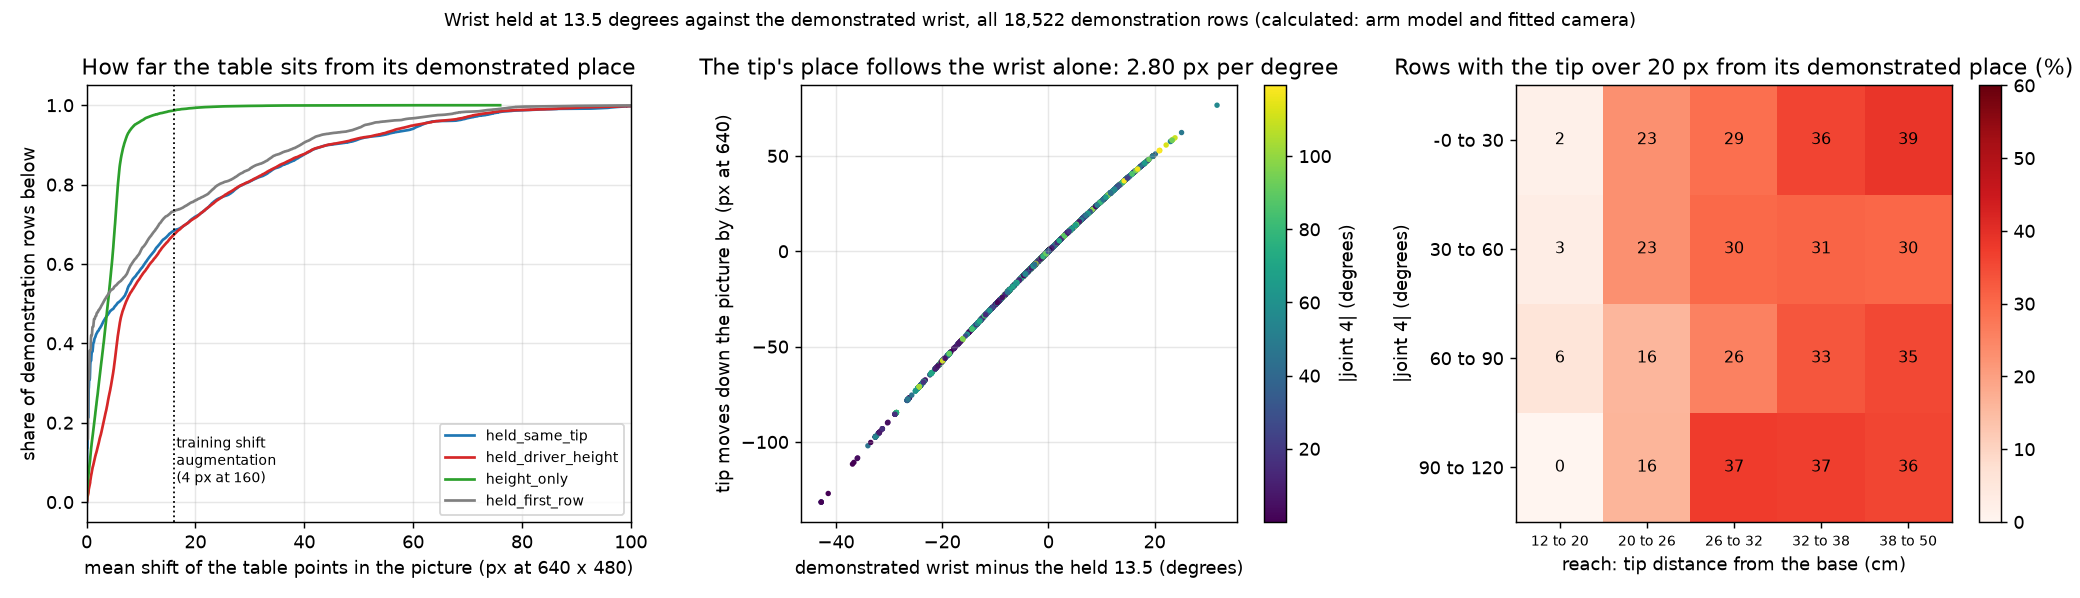

Write the Python code that produced this figure.
"""
How far does the held wrist move the camera's view away from the demonstrated view? (key: wrist_and_camera, part 1)

For every demonstration row the driver's joints are worked out for the SAME tip point and the SAME forearm twist
(joint 4), with the wrist (joint 5) held at 13.5 degrees and the hand (joint 6) at -6.1 degrees, as model_mode.py does.
The forearm camera's pose (fixed in the arm model's joint_4 frame) is compared with the demonstrated one, and the
change is turned into pixels with the fitted camera model: where the magnet tip, a point 2 cm ahead of it on the table
and a grid of table points seen in the demonstrated picture land in the held-wrist picture.

Four variants:
    held_same_tip      wrist 13.5, hand -6.1, the demonstrated tip point (the wrist's effect alone)
    held_driver_height wrist 13.5, hand -6.1, the tip 5 mm above the fitted table as the driver puts it
    height_only        the demonstrated wrist, the tip 5 mm above the fitted table (the height's effect alone)
    held_first_row     the wrist of the episode's first row (the earlier audit's variant, the source of "23.3 %")

Everything is calculated from the logged joints with the arm model and the camera model; nothing is measured on the
robot here. Run from this folder:
    D:/AI_Project/.venv/Scripts/python.exe held_wrist_views.py
"""

import math
from typing import Dict, Optional

import matplotlib
matplotlib.use("Agg")
import numpy
import pandas

from matplotlib import pyplot

import wrist_geometry
from config import RECORDING_PARAMETERS
from record_episodes import forearm_camera_heading_rad


VIEW_PARAMETERS = {
    # a grid of pixels of the demonstrated 640 x 480 picture whose table points are followed into the other view
    "grid_u_px": [64.0, 192.0, 320.0, 448.0, 576.0],
    "grid_v_px": [60.0, 180.0, 300.0, 420.0],
    "picture_centre_px": [320.0, 240.0],
    # a point this far ahead of the tip on the table, towards the picture's top: about where the puck's foot is
    "ahead_of_tip_m": 0.02,
    "model_picture_width_px": 160.0,
    "camera_picture_width_px": 640.0,
    "twist_bins_deg": [0.0, 30.0, 60.0, 90.0, 120.0],
    "reach_bins_m": [0.12, 0.20, 0.26, 0.32, 0.38, 0.50],
    "wrist_offset_bins_deg": [-45.0, -20.0, -10.0, -5.0, -2.0, 2.0, 5.0, 10.0, 20.0, 35.0],
    "thresholds_640_px": [8.0, 16.0, 20.0, 40.0],
    "figure_dpi": 130
}



def headings_deg(joint_sets: numpy.ndarray) -> numpy.ndarray:
    """The table direction of the picture's top for many joint sets, in degrees (the recording tool's own function)."""

    return numpy.degrees(numpy.array([forearm_camera_heading_rad(list(joints)) for joints in joint_sets]))



def view_change(
        joints_demonstrated: numpy.ndarray,
        joints_other: numpy.ndarray,
        is_solved: numpy.ndarray,
        parameters: Optional[Dict] = None
) -> pandas.DataFrame:
    """
    The camera's move and the picture's shift between the demonstrated joints and another set of joints, row by row.

    Parameters
    ----------
    joints_demonstrated : numpy.ndarray
        The logged joints of every demonstration row, shape (N, 6).
    joints_other : numpy.ndarray
        The joints of the variant, shape (N, 6).
    is_solved : numpy.ndarray
        Whether the variant has a solution for the row; the other rows get NaN.
    parameters : dict, optional
        Overrides of VIEW_PARAMETERS.

    Returns
    -------
    pandas.DataFrame
        Per row: "camera_move_mm", "camera_turn_deg" (the angle between the two viewing directions), "heading_change_deg"
        (the picture's top on the table), "lean_other_deg", the shift in 640-px pixels of the tip ("tip_du_px",
        "tip_dv_px", "tip_shift_px"), of the point ahead of the tip ("ahead_shift_px"), of the table point at the
        picture's centre ("centre_shift_px"), and the mean and the largest shift over the grid ("grid_mean_shift_px",
        "grid_most_shift_px", "grid_mean_du_px", "grid_mean_dv_px").
    """

    settings = dict(VIEW_PARAMETERS)
    settings.update(parameters or {})
    count = len(joints_demonstrated)
    normal = wrist_geometry.table_plane_normal()

    centres_demonstrated, axes_demonstrated = wrist_geometry.camera_poses(joints_demonstrated)
    centres_other, axes_other = wrist_geometry.camera_poses(joints_other)
    tips_demonstrated, _ = wrist_geometry.tips_and_leans(joints_demonstrated)
    tips_other, leans_other = wrist_geometry.tips_and_leans(joints_other)
    cosines = numpy.clip(numpy.einsum("ni,ni->n", axes_demonstrated[:, :, 2], axes_other[:, :, 2]), -1.0, 1.0)

    result = pandas.DataFrame({
        "camera_move_mm": 1000.0 * numpy.linalg.norm(centres_other - centres_demonstrated, axis = 1),
        "camera_rise_mm": 1000.0 * (centres_other[:, 2] - centres_demonstrated[:, 2]),
        "camera_turn_deg": numpy.degrees(numpy.arccos(cosines)),
        "lean_other_deg": leans_other
    })
    heading_demonstrated = headings_deg(joints_demonstrated)
    heading_other = headings_deg(joints_other)
    result["heading_change_deg"] = (heading_other - heading_demonstrated + 180.0) % 360.0 - 180.0

    # the tip is on the hand, so each view shows its own tip; the table points are the same points in both views
    tip_pixels_demonstrated = wrist_geometry.project_many(tips_demonstrated, joints_demonstrated)
    tip_pixels_other = wrist_geometry.project_many(tips_other, joints_other)
    result["tip_u_demonstrated_px"] = tip_pixels_demonstrated[:, 0]
    result["tip_v_demonstrated_px"] = tip_pixels_demonstrated[:, 1]
    result["tip_du_px"] = tip_pixels_other[:, 0] - tip_pixels_demonstrated[:, 0]
    result["tip_dv_px"] = tip_pixels_other[:, 1] - tip_pixels_demonstrated[:, 1]
    result["tip_shift_px"] = numpy.hypot(result["tip_du_px"], result["tip_dv_px"])

    # table points under the demonstrated tip: the plane through the point below the tip, parallel to the fitted table
    table_points = tips_demonstrated.copy()
    table_points[:, 2] = wrist_geometry.table_heights(tips_demonstrated[:, :2])
    heading_rad = numpy.radians(heading_demonstrated)
    ahead = table_points.copy()
    ahead[:, 0] += settings["ahead_of_tip_m"] * numpy.cos(heading_rad)
    ahead[:, 1] += settings["ahead_of_tip_m"] * numpy.sin(heading_rad)
    ahead[:, 2] = wrist_geometry.table_heights(ahead[:, :2])
    ahead_shift = wrist_geometry.project_many(ahead, joints_other) - wrist_geometry.project_many(ahead, joints_demonstrated)
    result["ahead_du_px"] = ahead_shift[:, 0]
    result["ahead_dv_px"] = ahead_shift[:, 1]
    result["ahead_shift_px"] = numpy.hypot(ahead_shift[:, 0], ahead_shift[:, 1])

    centre_pixels = numpy.tile(numpy.array(settings["picture_centre_px"]), (count, 1))
    centre_points = wrist_geometry.pixels_to_table(centre_pixels, joints_demonstrated, table_points, normal)
    centre_shift = wrist_geometry.project_many(centre_points, joints_other) - centre_pixels
    result["centre_shift_px"] = numpy.hypot(centre_shift[:, 0], centre_shift[:, 1])

    grid_shifts = []
    for grid_u in settings["grid_u_px"]:
        for grid_v in settings["grid_v_px"]:
            pixels = numpy.tile(numpy.array([grid_u, grid_v]), (count, 1))
            points = wrist_geometry.pixels_to_table(pixels, joints_demonstrated, table_points, normal)
            grid_shifts.append(wrist_geometry.project_many(points, joints_other) - pixels)
    grid_shifts = numpy.array(grid_shifts)
    grid_lengths = numpy.hypot(grid_shifts[:, :, 0], grid_shifts[:, :, 1])
    with numpy.errstate(invalid = "ignore", all = "ignore"):
        result["grid_mean_shift_px"] = numpy.nanmean(grid_lengths, axis = 0)
        result["grid_most_shift_px"] = numpy.nanmax(grid_lengths, axis = 0)
        result["grid_mean_du_px"] = numpy.nanmean(grid_shifts[:, :, 0], axis = 0)
        result["grid_mean_dv_px"] = numpy.nanmean(grid_shifts[:, :, 1], axis = 0)

    result.loc[~is_solved, :] = numpy.nan
    return result



def shift_summary(
        values: pandas.Series,
        parameters: Optional[Dict] = None
) -> Dict[str, float]:
    """The median, 90th and 95th percentile, the largest value and the shares above the thresholds, for one shift column."""

    settings = dict(VIEW_PARAMETERS)
    settings.update(parameters or {})
    values = values.dropna()
    summary = {"rows": len(values), "median": values.median(), "p90": values.quantile(0.9), "p95": values.quantile(0.95), "most": values.max()}
    for threshold in settings["thresholds_640_px"]:
        summary[f"over_{threshold:.0f}px"] = float((values > threshold).mean())
    return summary



def main(parameters: Optional[Dict] = None) -> None:
    """Compute the four variants for every demonstration row, print the tables and save the figures and the row table."""

    settings = dict(VIEW_PARAMETERS)
    settings.update(parameters or {})
    pandas.set_option("display.width", 250)
    pandas.set_option("display.max_columns", 40)
    pandas.set_option("display.max_rows", 200)
    output_folder = wrist_geometry.ANALYSIS_PARAMETERS["output_folder"]
    scale = settings["model_picture_width_px"] / settings["camera_picture_width_px"]

    frames = wrist_geometry.load_demonstration_frames()
    joints_demonstrated = frames[wrist_geometry.JOINT_COLUMNS].to_numpy(dtype = float)
    count = len(frames)
    tips, leans = wrist_geometry.tips_and_leans(joints_demonstrated)
    table = wrist_geometry.table_heights(tips[:, :2])
    frames["tip_above_table_mm"] = 1000.0 * (tips[:, 2] - table)
    frames["lean_fk_deg"] = leans
    frames["wrist_offset_deg"] = frames["joint_5_deg"] - wrist_geometry.ANALYSIS_PARAMETERS["wrist_held_deg"]

    wrist_held = numpy.full(count, math.radians(wrist_geometry.ANALYSIS_PARAMETERS["wrist_held_deg"]))
    hand_held = numpy.full(count, math.radians(wrist_geometry.ANALYSIS_PARAMETERS["hand_held_deg"]))
    driver_tips = tips.copy()
    driver_tips[:, 2] = table + wrist_geometry.ANALYSIS_PARAMETERS["driver_tip_above_table_m"]
    first_row_wrist = frames.groupby("episode_id")["joint_5"].transform("first").to_numpy()
    starts = joints_demonstrated[:, :3]

    variants = {
        "held_same_tip": wrist_geometry.solve_many_with_wrist_fixed(tips, joints_demonstrated[:, 3], wrist_held, starts, hand_held),
        "held_driver_height": wrist_geometry.solve_many_with_wrist_fixed(driver_tips, joints_demonstrated[:, 3], wrist_held, starts, hand_held),
        "height_only": wrist_geometry.solve_many_with_wrist_fixed(driver_tips, joints_demonstrated[:, 3], joints_demonstrated[:, 4], starts, joints_demonstrated[:, 5]),
        "held_first_row": wrist_geometry.solve_many_with_wrist_fixed(tips, joints_demonstrated[:, 3], first_row_wrist, starts, joints_demonstrated[:, 5])
    }

    print(f"demonstration rows: {count}; tip above the fitted table (mm): median {frames['tip_above_table_mm'].median():.1f}, "
          f"5th to 95th percentile {frames['tip_above_table_mm'].quantile(0.05):.1f} to {frames['tip_above_table_mm'].quantile(0.95):.1f} "
          f"(the driver: {1000.0 * wrist_geometry.ANALYSIS_PARAMETERS['driver_tip_above_table_m']:.1f})")
    print(f"demonstrated wrist minus the held 13.5 degrees: within 2 degrees in {100.0 * (frames['wrist_offset_deg'].abs() <= 2.0).mean():.1f} % of rows, "
          f"over 5 in {100.0 * (frames['wrist_offset_deg'].abs() > 5.0).mean():.1f} %, over 10 in {100.0 * (frames['wrist_offset_deg'].abs() > 10.0).mean():.1f} %")

    changes = {}
    for name, (joints_other, is_solved) in variants.items():
        changes[name] = view_change(joints_demonstrated, joints_other, is_solved, settings)
        print(f"\n=== variant {name}: solved for {int(is_solved.sum())} of {count} rows ({100.0 * is_solved.mean():.2f} %) ===")
        rows = []
        for column in ["camera_move_mm", "camera_turn_deg", "tip_shift_px", "ahead_shift_px", "centre_shift_px", "grid_mean_shift_px", "grid_most_shift_px"]:
            rows.append(dict({"quantity": column}, **shift_summary(changes[name][column], settings)))
        print(pandas.DataFrame(rows).round(3).to_string(index = False))
        print(f"  heading change (degrees): median |x| {changes[name]['heading_change_deg'].abs().median():.2f}, 95th percentile {changes[name]['heading_change_deg'].abs().quantile(0.95):.2f}")
        print(f"  at the model's 160-px width the same shifts are a quarter: tip median {scale * changes[name]['tip_shift_px'].median():.2f} px, "
              f"90th percentile {scale * changes[name]['tip_shift_px'].quantile(0.9):.2f} px, largest {scale * changes[name]['tip_shift_px'].max():.2f} px; "
              f"over the augmentation's 4 px (16 px at 640) in {100.0 * (changes[name]['tip_shift_px'] > 16.0).mean():.1f} % of rows")

    held = changes["held_same_tip"]
    frames = pandas.concat([frames, held.add_prefix("held_")], axis = 1)
    frames["driver_tip_shift_px"] = changes["held_driver_height"]["tip_shift_px"]
    frames["driver_ahead_shift_px"] = changes["held_driver_height"]["ahead_shift_px"]
    frames["driver_grid_mean_shift_px"] = changes["held_driver_height"]["grid_mean_shift_px"]
    frames["is_held_solved"] = variants["held_same_tip"][1]
    frames["abs_joint_4_deg"] = frames["joint_4_deg"].abs()
    frames["twist_bin"] = pandas.cut(frames["abs_joint_4_deg"], settings["twist_bins_deg"], include_lowest = True)
    frames["reach_bin"] = pandas.cut(frames["reach_m"], settings["reach_bins_m"], include_lowest = True)
    frames["wrist_offset_bin"] = pandas.cut(frames["wrist_offset_deg"], settings["wrist_offset_bins_deg"], include_lowest = True)

    def group_table(keys) -> pandas.DataFrame:
        grouped = frames.groupby(keys, observed = True)
        return pandas.DataFrame({
            "rows": grouped.size(),
            "wrist_offset_median_deg": grouped["wrist_offset_deg"].median(),
            "abs_wrist_offset_p90_deg": grouped["wrist_offset_deg"].apply(lambda values: values.abs().quantile(0.9)),
            "tip_shift_median_px": grouped["held_tip_shift_px"].median(),
            "tip_shift_p90_px": grouped["held_tip_shift_px"].quantile(0.9),
            "ahead_shift_p90_px": grouped["held_ahead_shift_px"].quantile(0.9),
            "grid_mean_shift_p90_px": grouped["held_grid_mean_shift_px"].quantile(0.9),
            "tip_over_16px_share": grouped["held_tip_shift_px"].apply(lambda values: (values > 16.0).mean()),
            "tip_over_20px_share": grouped["held_tip_shift_px"].apply(lambda values: (values > 20.0).mean()),
            "tip_over_40px_share": grouped["held_tip_shift_px"].apply(lambda values: (values > 40.0).mean()),
            "not_solved_share": grouped["is_held_solved"].apply(lambda values: 1.0 - values.mean())
        })

    print("\n=== held_same_tip, by sheet (pixels at 640; divide by 4 for the model's 160) ===")
    print(group_table("sheet").round(3).to_string())
    print("\n=== held_same_tip, by |joint 4| ===")
    print(group_table("twist_bin").round(3).to_string())
    print("\n=== held_same_tip, by reach (tip distance from the base) ===")
    print(group_table("reach_bin").round(3).to_string())
    print("\n=== held_same_tip, by |joint 4| and reach: share of rows with the tip shifted over 20 px ===")
    print(frames.pivot_table(index = "twist_bin", columns = "reach_bin", values = "held_tip_shift_px", aggfunc = lambda values: (values > 20.0).mean(), observed = True).round(3).to_string())
    print("\n=== held_same_tip, by |joint 4| and reach: 90th percentile of the tip shift (px at 640) ===")
    print(frames.pivot_table(index = "twist_bin", columns = "reach_bin", values = "held_tip_shift_px", aggfunc = lambda values: values.quantile(0.9), observed = True).round(1).to_string())
    print("\n=== held_same_tip, by |joint 4| and reach: rows ===")
    print(frames.pivot_table(index = "twist_bin", columns = "reach_bin", values = "held_tip_shift_px", aggfunc = "size", observed = True).to_string())
    print("\n=== held_same_tip, by the demonstrated wrist minus 13.5 degrees ===")
    by_offset = frames.groupby("wrist_offset_bin", observed = True)
    print(pandas.DataFrame({
        "rows": by_offset.size(),
        "tip_du_median_px": by_offset["held_tip_du_px"].median(),
        "tip_dv_median_px": by_offset["held_tip_dv_px"].median(),
        "tip_shift_median_px": by_offset["held_tip_shift_px"].median(),
        "ahead_shift_median_px": by_offset["held_ahead_shift_px"].median(),
        "centre_shift_median_px": by_offset["held_centre_shift_px"].median(),
        "grid_mean_shift_median_px": by_offset["held_grid_mean_shift_px"].median(),
        "camera_move_median_mm": by_offset["held_camera_move_mm"].median(),
        "camera_turn_median_deg": by_offset["held_camera_turn_deg"].median(),
        "heading_change_median_deg": by_offset["held_heading_change_deg"].median()
    }).round(2).to_string())

    is_fit = frames["is_held_solved"] & (frames["wrist_offset_deg"].abs() > 1.0)
    slope = numpy.polyfit(frames.loc[is_fit, "wrist_offset_deg"], frames.loc[is_fit, "held_tip_dv_px"], 1)
    print(f"\ntip's vertical shift against the wrist offset (rows over 1 degree off): {slope[0]:.3f} px at 640 per degree "
          f"({scale * slope[0]:.3f} px at 160 per degree), intercept {slope[1]:.2f} px")
    slope_ahead = numpy.polyfit(frames.loc[is_fit, "wrist_offset_deg"], frames.loc[is_fit, "held_ahead_shift_px"] * numpy.sign(frames.loc[is_fit, "wrist_offset_deg"]), 1)
    print(f"shift of the table point 2 cm ahead of the tip against the wrist offset: {slope_ahead[0]:.3f} px at 640 per degree")

    lean_demonstrated = frames["lean_fk_deg"]
    lean_held = frames["held_lean_other_deg"]
    print(f"\nrod lean (degrees from straight down): demonstrated median {lean_demonstrated.median():.1f}, 95th {lean_demonstrated.quantile(0.95):.1f}, "
          f"99th {lean_demonstrated.quantile(0.99):.1f}, largest {lean_demonstrated.max():.1f}; with the wrist held: median {lean_held.median():.1f}, "
          f"95th {lean_held.quantile(0.95):.1f}, 99th {lean_held.quantile(0.99):.1f}, largest {lean_held.max():.1f}; "
          f"over the driver's 58-degree limit in {int((lean_held > 58.0).sum())} rows, not solvable in {int((~frames['is_held_solved']).sum())} rows")

    # a compact row table (the picture is found again through frame_index in frames.csv)
    kept_columns = ["frame_index", "sheet", "row_in_episode", "joint_4_deg", "joint_5_deg", "reach_m", "tip_above_table_mm", "held_camera_move_mm",
                    "held_camera_turn_deg", "held_heading_change_deg", "held_lean_other_deg", "held_tip_dv_px", "held_tip_shift_px", "held_ahead_shift_px",
                    "held_centre_shift_px", "held_grid_mean_shift_px", "held_grid_most_shift_px", "driver_grid_mean_shift_px"]
    frames[kept_columns].round(3).to_csv(output_folder / "held_wrist_views_rows.csv", index = False)

    figure, axes = pyplot.subplots(1, 3, figsize = (16, 4.6))
    for name, colour in [("held_same_tip", "tab:blue"), ("held_driver_height", "tab:red"), ("height_only", "tab:green"), ("held_first_row", "tab:grey")]:
        values = numpy.sort(changes[name]["grid_mean_shift_px"].dropna().to_numpy())
        axes[0].plot(values, numpy.linspace(0.0, 1.0, len(values)), color = colour, label = name)
    axes[0].axvline(16.0, color = "black", linestyle = ":", linewidth = 1)
    axes[0].text(16.5, 0.05, "training shift\naugmentation\n(4 px at 160)", fontsize = 8)
    axes[0].set_xlim(0.0, 100.0)
    axes[0].set_xlabel("mean shift of the table points in the picture (px at 640 x 480)")
    axes[0].set_ylabel("share of demonstration rows below")
    axes[0].set_title("How far the table sits from its demonstrated place")
    axes[0].legend(fontsize = 8, loc = "lower right")
    axes[0].grid(alpha = 0.3)

    sample = frames[frames["is_held_solved"]].sample(n = 6000, random_state = wrist_geometry.ANALYSIS_PARAMETERS["check_seed"])
    points = axes[1].scatter(sample["wrist_offset_deg"], sample["held_tip_dv_px"], c = sample["abs_joint_4_deg"], s = 4, cmap = "viridis")
    figure.colorbar(points, ax = axes[1], label = "|joint 4| (degrees)")
    axes[1].set_xlabel("demonstrated wrist minus the held 13.5 (degrees)")
    axes[1].set_ylabel("tip moves down the picture by (px at 640)")
    axes[1].set_title(f"The tip's place follows the wrist alone: {slope[0]:.2f} px per degree")
    axes[1].grid(alpha = 0.3)

    share = frames.pivot_table(index = "twist_bin", columns = "reach_bin", values = "held_tip_shift_px", aggfunc = lambda values: (values > 20.0).mean(), observed = True)
    image = axes[2].imshow(100.0 * share.to_numpy(dtype = float), cmap = "Reds", vmin = 0.0, vmax = 60.0, aspect = "auto")
    axes[2].set_xticks(range(len(share.columns)))
    axes[2].set_xticklabels([f"{100 * interval.left:.0f} to {100 * interval.right:.0f}" for interval in share.columns], fontsize = 8)
    axes[2].set_yticks(range(len(share.index)))
    axes[2].set_yticklabels([f"{interval.left:.0f} to {interval.right:.0f}" for interval in share.index])
    for row in range(share.shape[0]):
        for column in range(share.shape[1]):
            value = share.to_numpy(dtype = float)[row, column]
            if numpy.isfinite(value):
                axes[2].text(column, row, f"{100.0 * value:.0f}", ha = "center", va = "center", fontsize = 9)
    axes[2].set_xlabel("reach: tip distance from the base (cm)")
    axes[2].set_ylabel("|joint 4| (degrees)")
    axes[2].set_title("Rows with the tip over 20 px from its demonstrated place (%)")
    figure.colorbar(image, ax = axes[2])
    figure.suptitle("Wrist held at 13.5 degrees against the demonstrated wrist, all 18,522 demonstration rows (calculated: arm model and fitted camera)", fontsize = 10)
    figure.tight_layout()
    figure.savefig(output_folder / "held_wrist_views.png", dpi = settings["figure_dpi"])
    pyplot.close(figure)
    print(f"\nsaved {output_folder / 'held_wrist_views.png'} and held_wrist_views_rows.csv")



if __name__ == "__main__":
    main()
